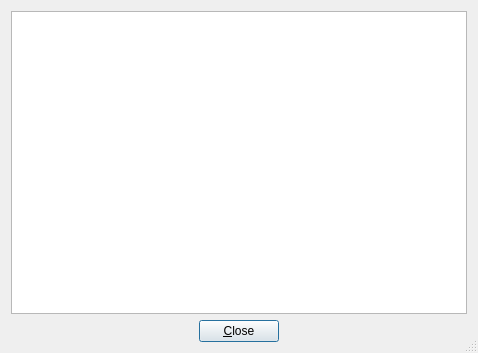
<?xml version="1.0" encoding="UTF-8"?>
<ui version="4.0">
 <class>dialogHelp</class>
 <widget class="QDialog" name="dialogHelp">
  <property name="windowModality">
   <enum>Qt::ApplicationModal</enum>
  </property>
  <property name="geometry">
   <rect>
    <x>0</x>
    <y>0</y>
    <width>478</width>
    <height>353</height>
   </rect>
  </property>
  <property name="windowTitle">
   <string notr="true">PC-BSD</string>
  </property>
  <property name="windowIcon">
   <iconset resource="sysinstaller.qrc">
    <normaloff>:/modules/images/systemsettings.png</normaloff>:/modules/images/systemsettings.png</iconset>
  </property>
  <property name="sizeGripEnabled">
   <bool>true</bool>
  </property>
  <property name="modal">
   <bool>true</bool>
  </property>
  <layout class="QGridLayout" name="gridLayout">
   <item row="0" column="0">
    <widget class="QTextEdit" name="textHelp">
     <property name="readOnly">
      <bool>true</bool>
     </property>
    </widget>
   </item>
   <item row="1" column="0">
    <layout class="QHBoxLayout" name="horizontalLayout">
     <item>
      <spacer name="horizontalSpacer">
       <property name="orientation">
        <enum>Qt::Horizontal</enum>
       </property>
       <property name="sizeHint" stdset="0">
        <size>
         <width>40</width>
         <height>20</height>
        </size>
       </property>
      </spacer>
     </item>
     <item>
      <widget class="QPushButton" name="pushClose">
       <property name="text">
        <string>&amp;Close</string>
       </property>
      </widget>
     </item>
     <item>
      <spacer name="horizontalSpacer_2">
       <property name="orientation">
        <enum>Qt::Horizontal</enum>
       </property>
       <property name="sizeHint" stdset="0">
        <size>
         <width>40</width>
         <height>20</height>
        </size>
       </property>
      </spacer>
     </item>
    </layout>
   </item>
  </layout>
 </widget>
 <resources>
  <include location="sysinstaller.qrc"/>
 </resources>
 <connections/>
</ui>
